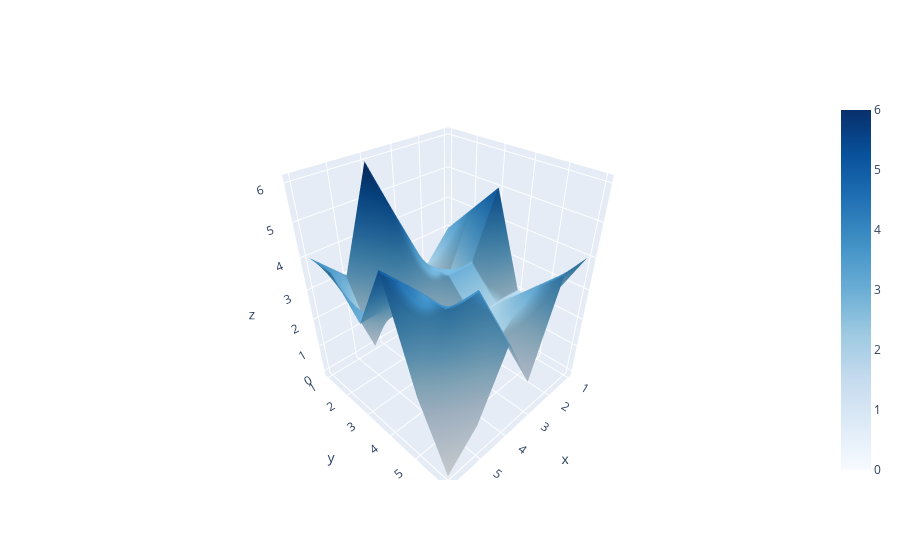

Notebook code cell kept with this figure:
### Code cell
#grafikli hali
import numpy as np
import plotly.graph_objects as go

stats = np.zeros((6, 6))
def element_add(row, column):
    stats[(row-1, column-1)] += 1
r1 = np.random.randint(1, 7, 100)
r2 = np.random.randint(1, 7, 100)
dices = np.array(list(zip(r1, r2)))
for i, j in dices:
    element_add(i, j)

x,y = np.meshgrid(range(1, 7), range(1, 7))
fig = go.Figure(data=[go.Surface(z=stats, x=x, y=y, colorscale='Blues')])
fig.show()

### Figure 1 — Plotly figure (JSON) as saved in the notebook; plotly's stock layout.template omitted (floating-point values rounded to 4 significant figures)
{"data": [{"colorscale": [[0, "rgb(247,251,255)"], [0.125, "rgb(222,235,247)"], [0.25, "rgb(198,219,239)"], [0.375, "rgb(158,202,225)"], [0.5, "rgb(107,174,214)"], [0.625, "rgb(66,146,198)"], [0.75, "rgb(33,113,181)"], [0.875, "rgb(8,81,156)"], [1, "rgb(8,48,107)"]], "type": "surface", "x": [[1, 2, 3, 4, 5, 6], [1, 2, 3, 4, 5, 6], [1, 2, 3, 4, 5, 6], [1, 2, 3, 4, 5, 6], [1, 2, 3, 4, 5, 6], [1, 2, 3, 4, 5, 6]], "y": [[1, 1, 1, 1, 1, 1], [2, 2, 2, 2, 2, 2], [3, 3, 3, 3, 3, 3], [4, 4, 4, 4, 4, 4], [5, 5, 5, 5, 5, 5], [6, 6, 6, 6, 6, 6]], "z": [[3, 2, 0, 6, 3, 4], [4, 2, 3, 5, 1, 4], [5, 3, 3, 1, 3, 3], [2, 2, 2, 0, 4, 5], [2, 3, 2, 4, 4, 2], [4, 4, 1, 3, 1, 0]]}], "layout": {}}
